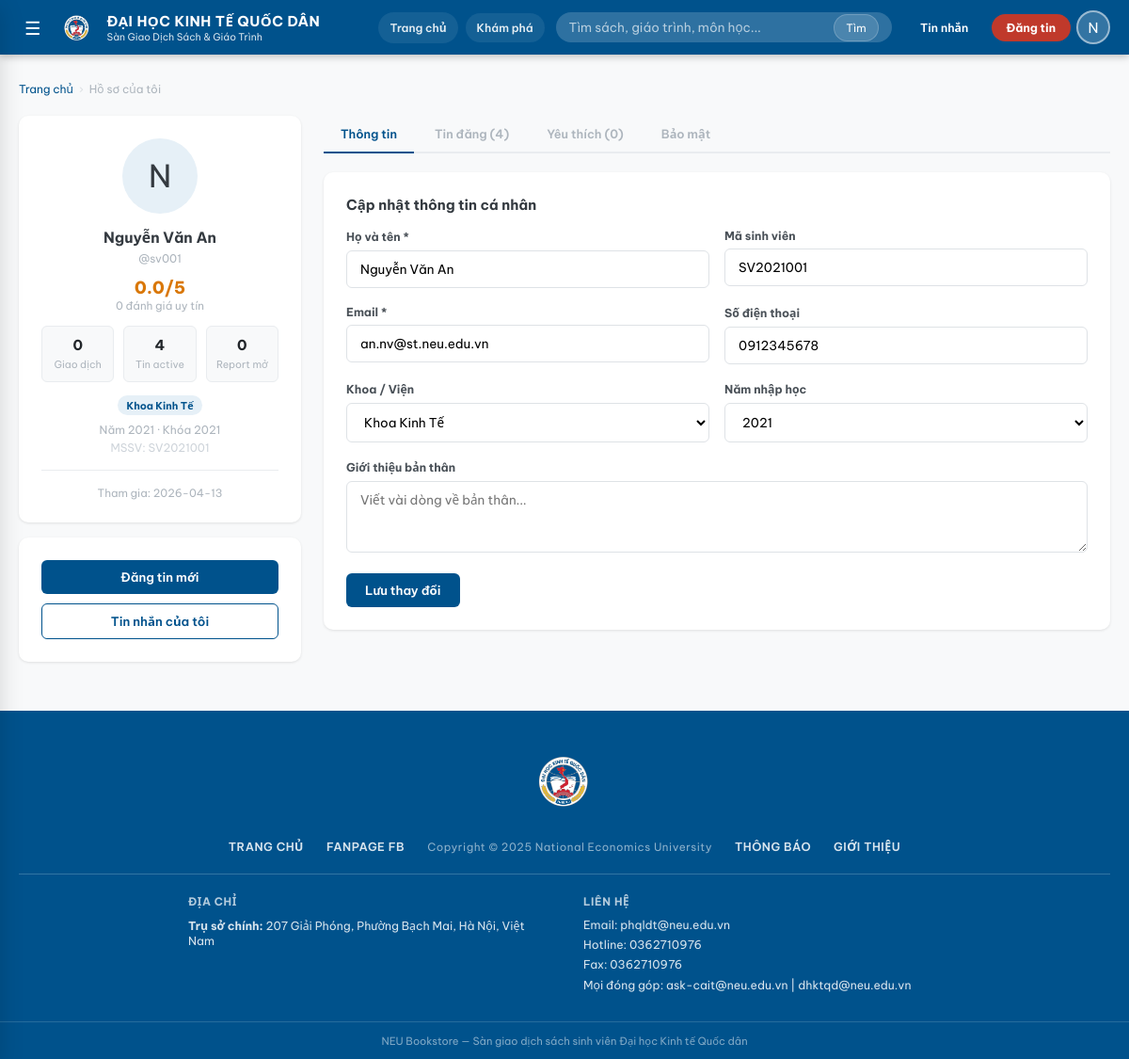
The app's page /profile (signed in), older data.
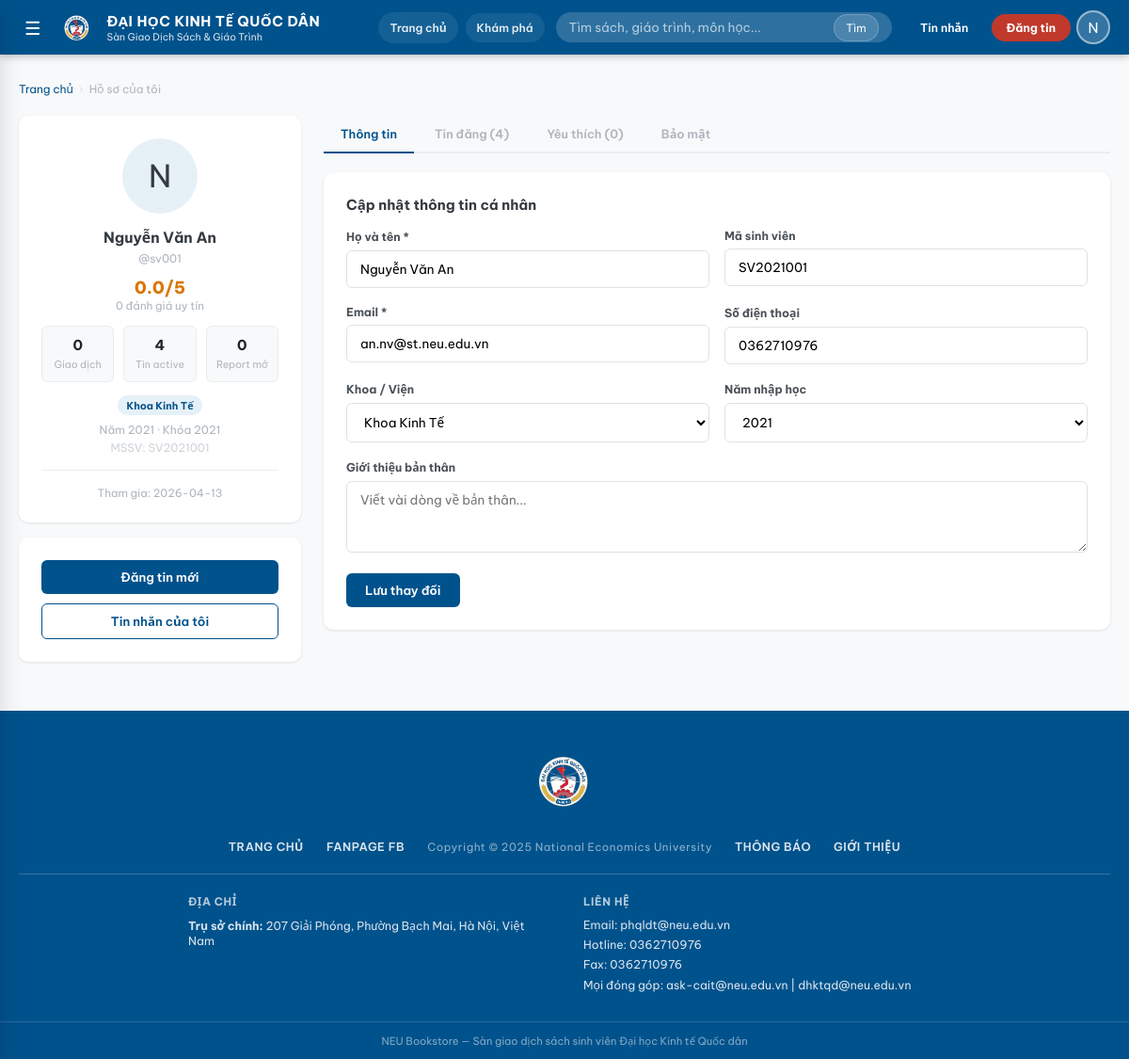
The same page, newer data.
### tables this page shows
CREATE TABLE users (
    id            INTEGER PRIMARY KEY AUTOINCREMENT,
    username      TEXT    UNIQUE NOT NULL,
    password_hash TEXT    NOT NULL,
    full_name     TEXT,
    email         TEXT,
    phone         TEXT,
    student_id    TEXT    UNIQUE,
    faculty       TEXT,
    course_year   INTEGER,
    role          TEXT    DEFAULT 'student' CHECK(role IN ('student','admin')),
    bio           TEXT,
    rating_avg    REAL    DEFAULT 0,
    rating_count  INTEGER DEFAULT 0,
    created_at    TIMESTAMP DEFAULT CURRENT_TIMESTAMP
, reputation_score INTEGER DEFAULT 0, completed_deals INTEGER DEFAULT 0, location_label TEXT, latitude REAL, longitude REAL);

### app.py (the view, shortened to what this page needs)
@app.route("/profile", methods=["GET", "POST"])
@login_required
def profile():
    conn   = get_db_connection()
    user_id = session["user_id"]
    user   = conn.execute("SELECT * FROM users WHERE id=?", (user_id,)).fetchone()
    errors = {}
    my_listings = conn.execute(
        "SELECT l.*, b.title, b.cover_emoji, b.cover_image FROM listings l "
        "JOIN books b ON b.id=l.book_id WHERE l.seller_id=? ORDER BY l.created_at DESC",
        (user_id,),
    ).fetchall()
    wishlist = conn.execute(
        "SELECT l.*, b.title, b.cover_emoji, b.cover_image, u.full_name seller_name "
        "FROM wishlist w "
        "JOIN listings l ON l.id=w.listing_id "
        "JOIN books b ON b.id=l.book_id "
        "JOIN users u ON u.id=l.seller_id "
        "WHERE w.user_id=? AND l.status='active' ORDER BY w.created_at DESC",
        (user_id,),
    ).fetchall()
    wanted_books = conn.execute(
        "SELECT * FROM wanted_books WHERE user_id=? ORDER BY created_at DESC",
        (user_id,),
    ).fetchall()
    alert_notifications = conn.execute(
        """
        SELECT a.*, wb.query, b.title, l.listing_type, l.price
        FROM alert_notifications a
        JOIN wanted_books wb ON wb.id=a.wanted_book_id
        JOIN listings l ON l.id=a.listing_id
        JOIN books b ON b.id=l.book_id
        WHERE a.user_id=?
        ORDER BY a.created_at DESC
        LIMIT 20
        """,
        (user_id,),
    ).fetchall()
    reputation = get_reputation_summary(conn, user_id)
    conn.execute(
        "UPDATE alert_notifications SET is_seen=1 WHERE user_id=? AND is_seen=0",
        (user_id,),
    )
    conn.commit()
    conn.close()
    return render_template(
        "profile.html",
        user=user,
        my_listings=my_listings,
        wishlist=wishlist,
        wanted_books=wanted_books,
        alert_notifications=alert_notifications,
        reputation=reputation,
        errors=errors,
        FACULTIES=FACULTIES,
    )

### app.py (called while the page is built, shortened)
def _text_quality_score(value: str) -> int:
    bad_score = sum(value.count(token) for token in MOJIBAKE_TOKENS) * 10
    good_score = sum(ch.lower() in VIETNAMESE_CHARS for ch in value)
    return good_score - bad_score

def repair_text(value):
    if not isinstance(value, str) or not value:
        return value
    candidates = [value]
    return max(candidates, key=_text_quality_score)

def login_required(f):
    @wraps(f)
    def decorated(*args, **kwargs):
        if "user_id" not in session:
            flash("Vui lòng đăng nhập để tiếp tục.", "warning")
            return redirect(url_for("login"))
        return f(*args, **kwargs)
    return decorated

def get_current_user():
    if "user_id" not in session:
        return None
    conn = get_db_connection()
    user = conn.execute("SELECT * FROM users WHERE id=?", (session["user_id"],)).fetchone()
    conn.close()
    return user

### database.py (called while the page is built)
def get_db_connection() -> sqlite3.Connection:
    conn = sqlite3.connect(DATABASE)
    conn.row_factory = sqlite3.Row
    conn.execute("PRAGMA foreign_keys = ON")
    return conn

### templates/profile.html (shortened to what the changed rows need)
{% extends "base.html" %}
{% block content %}
<div class="container">
  <div class="profile-layout">
    <div>
      <div class="profile-card">
        <div class="profile-avatar-big">{{ user.full_name[0] if user.full_name else 'U' }}</div>
        <div style="font-size:1.05rem;font-weight:700;margin-bottom:4px">{{ user.full_name or user.username }}</div>
        <div style="font-size:.8rem;color:var(--gray-500);margin-bottom:12px">@{{ user.username }}</div>
        <div class="profile-reputation-card">
          <div class="trust-score">{{ '%.1f'|format(reputation.rating_avg or 0) }}/5</div>
          <div class="seller-rating-note">{{ reputation.rating_count or 0 }} đánh giá uy tín</div>
          <div class="seller-reputation-grid">
          </div>
        </div>
        {% if user.faculty %}
          <div class="badge badge-blue" style="margin-bottom:8px">{{ user.faculty }}</div>
        {% endif %}
        {% if user.course_year %}
          <div style="font-size:.8rem;color:var(--gray-500)">Năm {{ user.course_year }} · Khóa {{ user.course_year }}</div>
        {% endif %}
        {% if user.student_id %}
          <div style="font-size:.8rem;color:var(--gray-400);margin-top:4px">MSSV: {{ user.student_id }}</div>
        {% endif %}
        <div class="divider"></div>
        <div style="font-size:.78rem;color:var(--gray-500)">Tham gia: {{ user.created_at[:10] }}</div>
      </div>
    </div>
    <div>
      <div class="profile-tab-content active" id="tab-info">
        <div class="panel">
          <form method="POST" action="{{ url_for('profile') }}">
            <div class="form-row-2">
              <div class="form-group">
                <label class="form-label">Họ và tên *</label>
                <input type="text" name="full_name" class="form-control {{ 'error' if errors.full_name }}" value="{{ user.full_name or '' }}">
              </div>
              <div class="form-group">
                <label class="form-label">Mã sinh viên</label>
                <input type="text" name="student_id" class="form-control" value="{{ user.student_id or '' }}" placeholder="SV2022001">
              </div>
            </div>
            <div class="form-row-2">
              <div class="form-group">
                <label class="form-label">Email *</label>
                <input type="email" name="email" class="form-control {{ 'error' if errors.email }}" value="{{ user.email or '' }}">
              </div>
              <div class="form-group">
                <label class="form-label">Số điện thoại</label>
                <input type="text" name="phone" class="form-control" value="{{ user.phone or '' }}" placeholder="09xxxxxxxx">
              </div>
            </div>
          </form>
        </div>
      </div>
    </div>
  </div>
</div>
{% endblock %}

### templates/base.html (shortened to what this page needs)
<!DOCTYPE html>
<html lang="vi">
<head>
  <link rel="stylesheet" href="{{ url_for('static', filename='css/style.css') }}">
</head>
<body>
<div class="page-wrapper">
  <header class="site-header">
    <div class="header-inner">
      <button class="header-menu-btn" id="menuBtn" title="Mở menu">☰</button>
      <a href="{{ url_for('home') }}" class="header-logo">
        <img src="{{ url_for('static', filename='images/neu-logo.png') }}" alt="NEU logo" class="header-logo-mark">
        <div class="header-logo-text">
          <span>ĐẠI HỌC KINH TẾ QUỐC DÂN</span>
          <span class="header-logo-sub">Sàn Giao Dịch Sách &amp; Giáo Trình</span>
        </div>
      </a>
      {% if current_user %}
        <div class="header-quicknav">
          <a href="{{ url_for('home') }}" class="header-quicklink">Trang chủ</a>
          <a href="{{ url_for('listings') }}" class="header-quicklink">Khám phá</a>
        </div>
      {% endif %}
      <form class="header-search" action="{{ url_for('listings') }}" method="GET">
        <input type="text" name="q" placeholder="Tìm sách, giáo trình, môn học..." value="{{ request.args.get('q','') }}">
        <button type="submit">Tìm</button>
      </form>
      <div class="header-actions">
        <a href="{{ url_for('messages') }}" class="header-btn" title="Tin nhắn">
          Tin nhắn
        </a>
        <a href="{{ url_for('post_listing') }}" class="btn-post-header">Đăng tin</a>
        <div class="header-account">
          <div class="header-avatar" id="avatarBtn">
            {{ current_user.full_name[0] if current_user and current_user.full_name else 'U' }}
          </div>
        </div>
      </div>
    </div>
  </header>
  <main class="main-content">
    {% block content %}{% endblock %}
  </main>
  <footer class="site-footer">
    <div class="footer-top">
      <div class="container">
        <div class="footer-logo-row">
          <img src="{{ url_for('static', filename='images/neu-logo.png') }}" alt="NEU logo" class="footer-logo-mark">
        </div>
        <div class="footer-nav-row">
          <a href="{{ url_for('home') }}">TRANG CHỦ</a>
          <a href="https://www.facebook.com/neu.edu.vn" target="_blank" rel="noreferrer">FANPAGE FB</a>
          <span class="footer-copyright">Copyright © 2025 National Economics University</span>
          <a href="#">THÔNG BÁO</a>
          <a href="https://neu.edu.vn" target="_blank" rel="noreferrer">GIỚI THIỆU</a>
        </div>
        <div class="footer-info-row">
          <div class="footer-info-block">
            <h4>Địa chỉ</h4>
            <div class="footer-info-item">
              <span><strong>Trụ sở chính:</strong> 207 Giải Phóng, Phường Bạch Mai, Hà Nội, Việt Nam</span>
            </div>
          </div>
          <div class="footer-info-block">
            <h4>Liên hệ</h4>
            <div class="footer-info-item"><span>Email: phqldt@neu.edu.vn</span></div>
            <div class="footer-info-item"><span>Hotline: 0362710976</span></div>
            <div class="footer-info-item"><span>Fax: 0362710976</span></div>
            <div class="footer-info-item"><span>Mọi đóng góp: ask-cait@neu.edu.vn | dhktqd@neu.edu.vn</span></div>
          </div>
        </div>
      </div>
    </div>
    <div class="footer-bottom">NEU Bookstore — Sàn giao dịch sách sinh viên Đại học Kinh tế Quốc dân</div>
  </footer>
</div>
</body>
</html>

Row changes from the older to the newer data that the page shows:
changed users "Nguyễn Văn An": phone "0912345678" → "0362710976"
